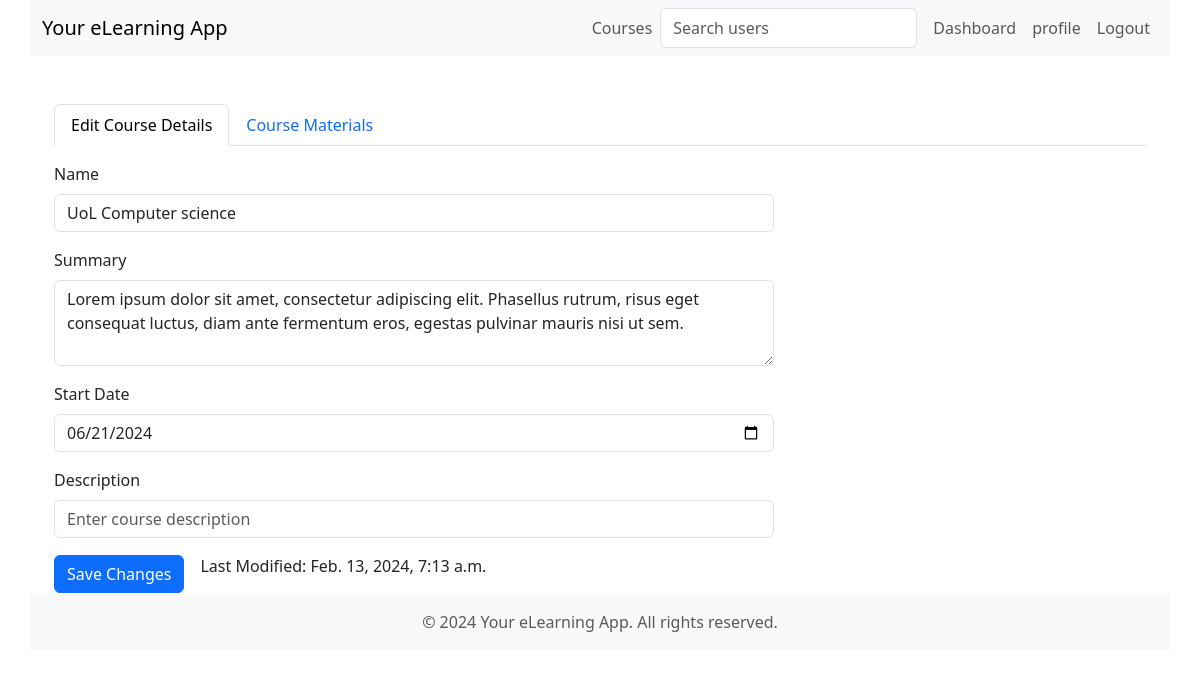
/draft/1/ (signed in), run on an earlier commit of the app's database.
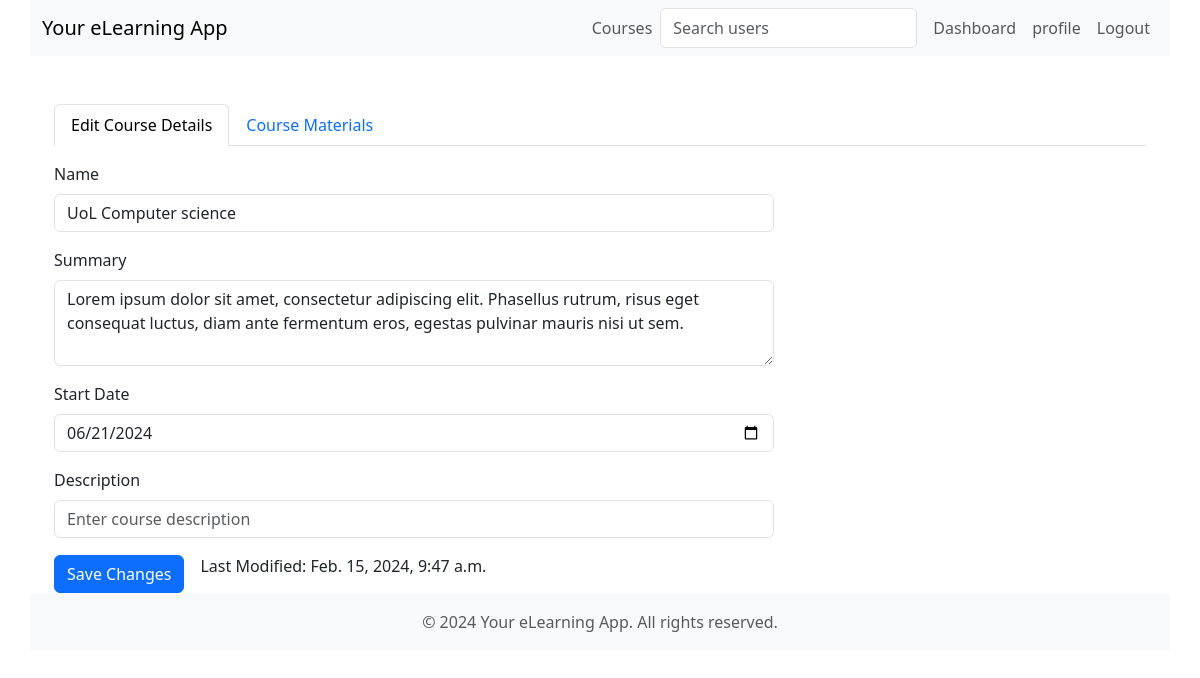
And on a later commit of the database.
### eLearning/models.py (models this page shows, shortened)
class Course(models.Model):
    DRAFT = 'draft'
    OFFICIAL = 'official'
    STATUS_CHOICES = [
        (DRAFT, _('Draft')),
        (OFFICIAL, _('Official')),
    ]
    name = models.CharField(max_length=100)
    summary = models.TextField()
    description = RichTextField()  # CKEditor
    teacher = models.ForeignKey(User, on_delete=models.CASCADE, related_name='courses_taught')
    duration_weeks = models.PositiveIntegerField(
        _('Duration (weeks)'),
        default=20,
        validators=[MinValueValidator(1)]
    )
    status = models.CharField(_('Status'), max_length=20, choices=STATUS_CHOICES, default=DRAFT)
    created_at = models.DateTimeField(auto_now_add=True)
    last_modified = models.DateTimeField(null=True)
    start_date = models.DateTimeField(null=True)
    class Meta:
        verbose_name = _('Course')
        verbose_name_plural = _('Courses')
        unique_together = ('name', 'teacher')

### eLearning/views.py (the view, shortened to what this page needs)
# urls.py: path('draft/<int:course_id>/', views.DraftCourseView.as_view(), name='draft'),
class DraftCourseView(UserPassesTestMixin,TemplateView):
    template_name = 'user/course.html'
    @method_decorator(custom_login_required)
    def dispatch(self, request, *args, **kwargs):
        return super().dispatch(request, *args, **kwargs)
    def test_func(self):
        course_id = self.kwargs.get('course_id')
        course = get_object_or_404(Course, id=course_id)
        if self.request.user == course.teacher:
            return True
        return False
    @csrf_exempt
    def get_context_data(self, **kwargs):
        context = super().get_context_data(**kwargs)
        course_id = self.kwargs.get('course_id')
        course = get_object_or_404(Course, id=course_id, teacher=self.request.user)
        context['course'] = course
        context['weeks'] = range(1, course.duration_weeks + 1)
        course_materials = CourseMaterial.objects.filter(course=course, week_number=1)
        context['course_materials'] = course_materials
        context['selected_week'] = 1
        context['form'] = CourseForm(instance=course)
        return context

### eLearning/forms.py
class CourseForm(forms.ModelForm):
    class Meta:
        model = Course
        fields = ['name', 'summary', 'start_date','description']
        labels = {
            'name': 'Course Name',
            'summary': 'summary',
            'start_date': 'Start Date',
            'description': 'Description'
        }
        widgets = {
            'name': forms.TextInput(attrs={'class': 'form-control', 'placeholder': 'Enter course name'}),
            'summary': forms.Textarea(attrs={'class': 'form-control', 'rows': 3, 'placeholder': 'Enter course summary'}),
            'start_date': forms.DateInput(attrs={'class': 'form-control', 'type': 'date'}),
            'description' : forms.NumberInput(attrs={'class': 'form-control', 'placeholder': 'Enter course description'}),
        }

### eLearning/templates/user/course.html (shortened to what this page needs)
{% extends '../base/base.html' %}
{% load static %}
{% block content %}
<div class="container mt-5">
    {% if user == course.teacher %}
    <ul class="nav nav-tabs mt-3" id="courseTabs" role="tablist">
        <li class="nav-item" role="presentation">
            <button class="nav-link active" id="editCourseDetails-tab" data-bs-toggle="tab" data-bs-target="#editCourseDetails" type="button" role="tab" aria-controls="editCourseDetails" aria-selected="true">Edit Course Details</button>
        </li>
        <li class="nav-item" role="presentation">
            <button class="nav-link" id="courseMaterials-tab" data-bs-toggle="tab" data-bs-target="#courseMaterials" type="button" role="tab" aria-controls="courseMaterials" aria-selected="false">Course Materials</button>
        </li>
    </ul>
    <div class="tab-content" id="courseTabsContent">
        <div class="tab-pane fade show active" id="editCourseDetails" role="tabpanel" aria-labelledby="editCourseDetails-tab">
            <div class="row mt-3">
                <div class="col-md-8">
                    <form id="editCourseForm" method="POST">
                        <div class="mb-3">
                            <label for="id_name" class="form-label">Name</label>
                            {{ form.name}}
                        </div>
                        <div class="mb-3">
                            <label for="id_summary" class="form-label">Summary</label>
                            {{ form.summary}}
                        </div>
                        <div class="mb-3">
                            <label for="id_start_date" class="form-label">Start Date</label>
                            {{ form.start_date}}
                        </div>
                        <div class="mb-3">
                            <label for="id_description" class="form-label">Description</label>
                            {{ form.description}}
                        </div>
                        <div class="d-flex align-items-center">
                            <button type="submit" id="saveBtn" class="btn btn-primary">Save Changes</button>
                            <p class="mx-3">
                                <span id="lastModifiedDate">
                                    {% if course.last_modified %}
                                        Last Modified: {{ course.last_modified }}
                                    {% endif %}
                                </span>
                            </p>
                        </div>
                    </form>
                </div>
            </div>
        </div>
        {% endif %}
    </div>
</div>
{% endblock %}

What changed in the data, as far as the page shows it:
changed Course "UoL Computer science": last_modified "Feb. 13, 2024, 7:13 a.m." → "Feb. 15, 2024, 9:47 a.m."
